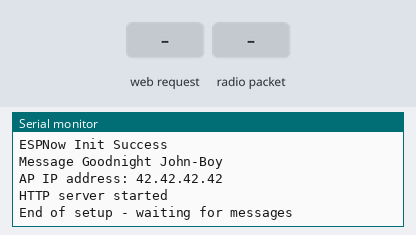
Simulated run of this sketch. Board: ESP8266 (NodeMCU). Parts: the last lines printed to the serial monitor. The inputs (shaded band) are chosen by the test bench.

Above: at 1.2 s.
1.3 s: HTTP request GET / received
At 1.7 s:
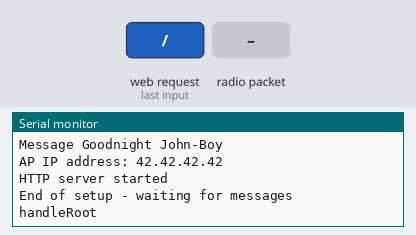
2.8 s: radio packet "0" arrives
At 4.3 s:
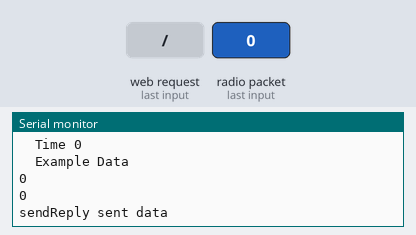

Measured:
- after the input at 1.3 s, the serial monitor: prints a new line at once (image 1)
- after the input at 2.8 s, the serial monitor: prints a new line at once (image 2)

The sketch:

EspnowMultiSlave.ino
```cpp
// first 30 byte Receiving  Data ESPNOW SLAVE
// second 30 byte Sending   Data

/**
   ESPNOW - Basic communication - Slave
   Date: 26th September 2017
   Author: Arvind Ravulavaru <https://github.com/arvindr21>
   Purpose: ESPNow Communication between a Master ESP32 and multiple ESP32 Slaves
   Description: This sketch consists of the code for the Slave module.
   Resources: (A bit outdated)
   a. https://espressif.com/sites/default/files/documentation/esp-now_user_guide_en.pdf
   b. http://www.esploradores.com/practica-6-conexion-esp-now/
   << This Device Slave >>
   Flow: Master
   Step 1 : ESPNow Init on Master and set it in STA mode
   Step 2 : Start scanning for Slave ESP32 (we have added a prefix of `slave` to the SSID of slave for an easy setup)
   Step 3 : Once found, add Slave as peer
   Step 4 : Register for send callback
   Step 5 : Start Transmitting data from Master to Slave(s)
   Flow: Slave
   Step 1 : ESPNow Init on Slave
   Step 2 : Update the SSID of Slave with a prefix of `slave`
   Step 3 : Set Slave in AP mode
   Step 4 : Register for receive callback and wait for data
   Step 5 : Once data arrives, print it in the serial monitor
   Note: Master and Slave have been defined to easily understand the setup.
         Based on the ESPNOW API, there is no concept of Master and Slave.
         Any devices can act as master or salve.
*/

#include <ESP8266WiFi.h>
#include <ESP8266WebServer.h>

IPAddress    apIP(42, 42, 42, 42);

extern "C" {
    #include <espnow.h>
     #include <user_interface.h>
}

// Define a web server at port 80 for HTTP
ESP8266WebServer server(80);

#define CHANNEL 1

byte firstData[30]; //Receiving
byte secondData[30] = {125,126}; //Sending 125,126 are Example Data

    // keep in sync with slave struct
struct __attribute__((packed)) DataStruct {
    char text[90];
    unsigned int time;
};

DataStruct receivedData;

DataStruct replyData;

String Mc[10];
int McNum = 0;

void handleRoot() {

  char html[1000];
  int sec = millis() / 1000;
  int min = sec / 60;
  int hr = min / 60;
  Serial.println("handleRoot");

  String StringMc="";
  for (int i=0; i<=McNum; i++) {
    StringMc = Mc[McNum] + "<p><br>";
    Serial.println(Mc[McNum]);
  }
  char charBuf[50];
  StringMc.toCharArray(charBuf, 50);


// Build an HTML page to display on the web-server root address
  snprintf ( html, 1000,

"<html>\
  <head>\
    <meta http-equiv='refresh' content='10'/>\
    <title>ESP8266 WiFi Network</title>\
    <style>\
      body { background-color: #cccccc; font-family: Arial, Helvetica, Sans-Serif; font-size: 1.5em; Color: #000000; }\
      h1 { Color: #AA0000; }\
    </style>\
  </head>\
  <body>\
    <h1>ESP8266 Wi-Fi Access Point and Web Server Demo</h1>\
    <p>Uptime: %02d:%02d:%02d</p>\
    <p>Receiving Data: %02u, %02u</p>\
    <p>%s</p>\
    <p>This page refreshes every 10 seconds. Click <a href=\"javascript:window.location.reload();\">here</a> to refresh the page now.</p>\
  </body>\
</html>",

    hr, min % 60, sec % 60, firstData[0], firstData[1], charBuf
  );
  server.send ( 200, "text/html", html );
}

void handleNotFound() {
  String message = "File Not Found\n\n";
  message += "URI: ";
  message += server.uri();
  message += "\nMethod: ";
  message += ( server.method() == HTTP_GET ) ? "GET" : "POST";
  message += "\nArguments: ";
  message += server.args();
  message += "\n";

  for ( uint8_t i = 0; i < server.args(); i++ ) {
    message += " " + server.argName ( i ) + ": " + server.arg ( i ) + "\n";
  }

  server.send ( 404, "text/plain", message );
}


// Init ESP Now with fallback
void InitESPNow() {
  WiFi.disconnect();
  if (esp_now_init() == 0) {
    Serial.println("ESPNow Init Success");
  }
  else {
    Serial.println("ESPNow Init Failed");
    // Retry InitESPNow, add a counte and then restart?
    // InitESPNow();
    // or Simply Restart
    ESP.restart();
  }
}

// config AP SSID
void configDeviceAP() {
  String Prefix = "Slave:";
  String Mac = WiFi.macAddress();
  String SSID = Prefix + Mac;
  String Password = "123456789";
  bool result = WiFi.softAP(SSID.c_str(), Password.c_str(), CHANNEL, 0);
  if (!result) {
    Serial.println("AP Config failed.");
  } else {
    Serial.println("AP Config Success. Broadcasting with AP: " + String(SSID));
  }
}

void setup() {
  Serial.begin(115200);
  Serial.println("ESPNow/Basic/Slave Example");
  //Set device in AP mode to begin with
  WiFi.mode(WIFI_AP);
  WiFi.softAPConfig(apIP, apIP, IPAddress(255, 255, 255, 0));   // subnet FF FF FF 00

  // configure device AP mode
  configDeviceAP();
  // This is the mac address of the Slave in AP Mode
  Serial.print("AP MAC: "); Serial.println(WiFi.softAPmacAddress());
  // Init ESPNow with a fallback logic
  InitESPNow();
  // Once ESPNow is successfully Init, we will register for recv CB to
  // get recv packer info.
  esp_now_set_self_role(ESP_NOW_ROLE_COMBO);
  esp_now_register_recv_cb(receiveCallBackFunction);
  strcpy(replyData.text, "Goodnight John-Boy");
  Serial.print("Message "); Serial.println(replyData.text);

  /* You can remove the password parameter if you want the AP to be open. */
  //Use ssid of Espnow
  //WiFi.softAP(ssid, password);

  IPAddress myIP = WiFi.softAPIP();
  Serial.print("AP IP address: ");
  Serial.println(myIP);

  server.on ( "/", handleRoot );
  server.onNotFound ( handleNotFound );

  server.begin();
  Serial.println("HTTP server started");

  Serial.println("End of setup - waiting for messages");
}

// callback when data is recv from Master
void receiveCallBackFunction(uint8_t *senderMac, uint8_t *incomingData, uint8_t len) {
    String Mc_buff = "";
    memcpy(&receivedData, incomingData, sizeof(receivedData));
    Serial.print("NewMsg ");
    Serial.print("MacAddr ");
    for (byte n = 0; n < 6; n++) {
        Serial.print (senderMac[n], HEX);
        Mc_buff = Mc_buff+String(senderMac[n],HEX);
    }
    bool found = false;
    for (int i=0; i<=McNum; i++) {
      if (Mc_buff == Mc[i]) {
        found = true;
      }
      if (!found) {
        McNum++;
        Mc[McNum] = Mc_buff;
      }
    }
    Serial.print("  MsgLen ");
    Serial.println(len);
    Serial.print("  Name ");
    Serial.println(receivedData.text);
    Serial.print("  Time ");
    Serial.print(receivedData.time);
    Serial.println();

    for (int i=0; i<90; i=i+3) {
      String S = String(receivedData.text[i]) + String(receivedData.text[i+1]) + String(receivedData.text[i+2]);
      firstData[i/3] = S.toInt();
    }

    Serial.println("  Example Data");
    Serial.println(firstData[0]);
    Serial.println(firstData[1]);


    sendReply(senderMac);
}


void sendReply(uint8_t *macAddr) {

    // bring Data Array to replyData.text
    String DataText = "";
    for (int i=0; i<30; i++) {
      if (secondData[i]<30) {
        DataText=DataText + " ";
      }
      if (secondData[i]<10) {
        DataText=DataText + " ";
      }
      DataText=DataText + String(secondData[i]);
    }
    DataText.toCharArray(replyData.text,300);

        // create a peer with the received mac address
    esp_now_add_peer(macAddr, ESP_NOW_ROLE_COMBO, CHANNEL, NULL, 0);

    replyData.time = millis();
    uint8_t byteArray[sizeof(replyData)];
    memcpy(byteArray, &replyData, sizeof(replyData));

    esp_now_send(NULL, byteArray, sizeof(replyData)); // NULL means send to all peers
    Serial.println("sendReply sent data");

        // data sent so delete the peer
    esp_now_del_peer(macAddr);
}

void loop() {
  server.handleClient();
  // Chill
}
```
